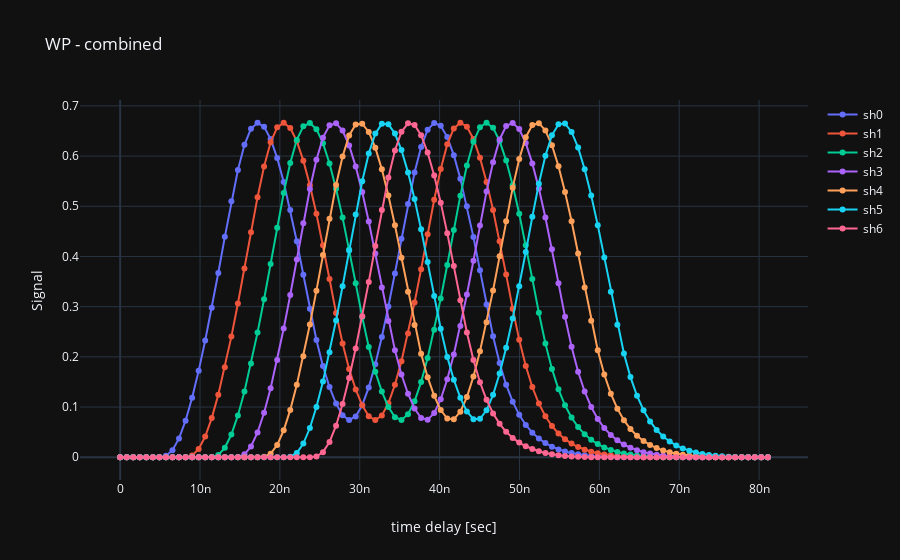

Notebook code cell kept with this figure:
### Code cell
data = [None] * shutter_per_cycle # Generate blank list with length equal number of shutters
for i in range(shutter_per_cycle):
    data[i] = go.Scatter(x=shutters['dt'], y=shutters['sh_comb'+str(i)],
                          mode='lines+markers',  # Select 'lines', 'markers' or 'lines+markers'
                          name='sh'+str(i))

layout = dict(title='WP - combined',
              xaxis=dict(title='time delay [sec]',type='linear'),  # Select 'log' or 'linear'
              yaxis=dict(title='Signal',type='linear'),  # Select 'log' or 'linear'
              template='plotly_dark')

iplot(dict(data=data, layout=layout))
